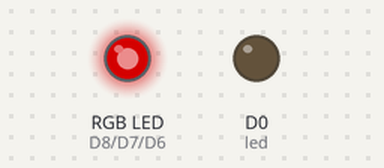
The sketch below on a simulated ESP8266 (NodeMCU). On the bench: an RGB LED mixed from three pins (HIGH = lit), output pins drawn as LEDs (lit = HIGH). Dim RGB values are drawn brighter than linear.

Above: at 0.05 s.
At 0.75 s:
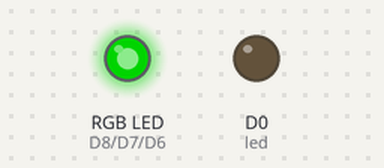
At 1.5 s:
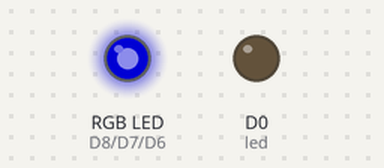
Timing chart, 0 to 3.5 s (numbered marks = the images above):
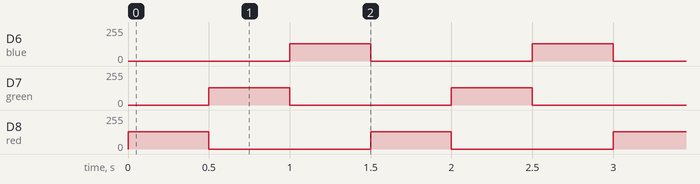

Measured:
- by itself, D6 (blue), D7 (green), D8 (red): alternates 128/255 for 0.50 s and 0/255 for 1.0 s

The sketch:

RGB5050_local.ino
```cpp
#define led D0            // Led in NodeMCU at pin GPIO16 (D0).
#define red D8    //set the r,g,b, pin for your esp8266
#define green D7
#define blue D6


void setup() {
pinMode(led, OUTPUT);    // LED pin as output.
pinMode(red, OUTPUT);
pinMode(green, OUTPUT);
pinMode(blue, OUTPUT);

analogWrite(led, 0);
analogWrite(red, 0);
analogWrite(green, 0);
analogWrite(blue, 0);
}
void loop() {

analogWrite(red, 128);
analogWrite(blue, 0);
delay(500);
analogWrite(red, 0);
analogWrite(green, 128);
delay(500);
analogWrite(green, 0);
analogWrite(blue, 128);
delay(500);
}

/*
#define red D8    //set the r,g,b, pin for your esp8266
#define green D7
#define blue D6

void setup() {
  pinMode(red, OUTPUT);
  pinMode(green, OUTPUT);
  pinMode(blue, OUTPUT);
}

void loop() {
  analogWrite(red,128);
  analogWrite(green,128);
  analogWrite(blue,128);
  delay(1000);
  analogWrite(red,255);
  analogWrite(green,255);
  analogWrite(blue,255);
  delay(1000);
  analogWrite(red,0);
  analogWrite(green,0);
  analogWrite(blue,0);
  delay(1000);
}
*/
```
